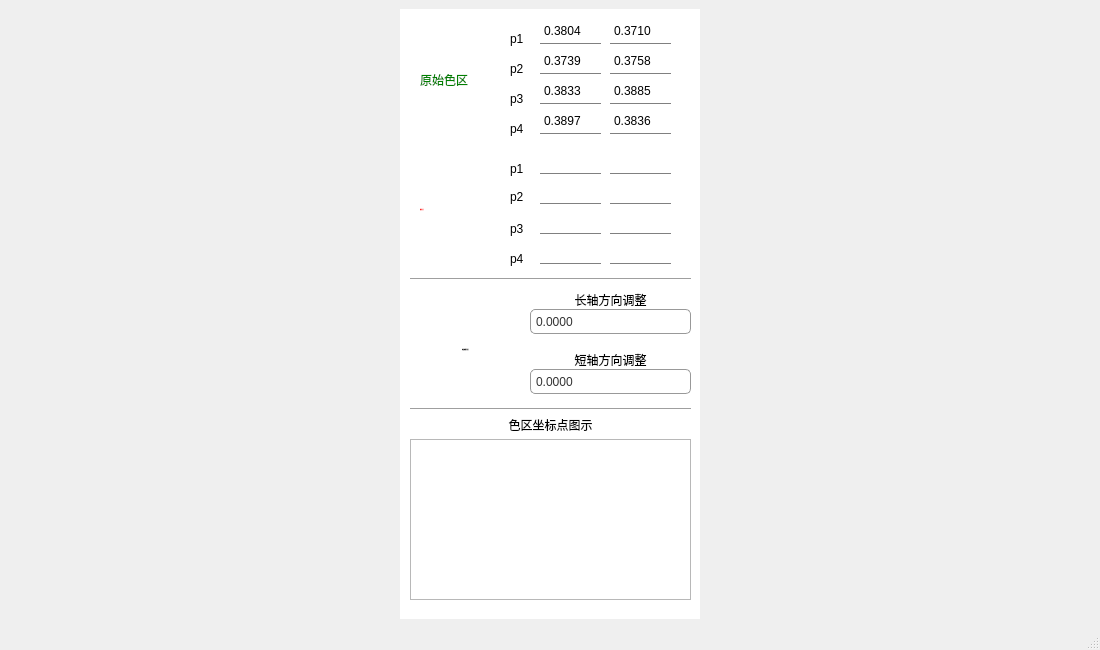
<?xml version="1.0" encoding="UTF-8"?>
<ui version="4.0">
 <class>MainWindow</class>
 <widget class="QMainWindow" name="MainWindow">
  <property name="geometry">
   <rect>
    <x>0</x>
    <y>0</y>
    <width>1100</width>
    <height>650</height>
   </rect>
  </property>
  <property name="minimumSize">
   <size>
    <width>1000</width>
    <height>600</height>
   </size>
  </property>
  <property name="windowTitle">
   <string>色区容限调整</string>
  </property>
  <property name="windowIcon">
   <iconset resource="resources.qrc">
    <normaloff>:/image/color.png</normaloff>:/image/color.png</iconset>
  </property>
  <property name="styleSheet">
   <string notr="true"/>
  </property>
  <widget class="QWidget" name="centralwidget">
   <layout class="QHBoxLayout" name="horizontalLayout_2">
    <item>
     <layout class="QHBoxLayout" name="horizontalLayout">
      <item>
       <widget class="QWidget" name="widget" native="true">
        <property name="minimumSize">
         <size>
          <width>300</width>
          <height>0</height>
         </size>
        </property>
        <property name="maximumSize">
         <size>
          <width>250</width>
          <height>16777215</height>
         </size>
        </property>
        <property name="styleSheet">
         <string notr="true">#widget {
	background-color: rgb(255, 255, 255);
}
QLineEdit {
	border:  none;
	border-bottom: 1px solid grey;
	padding: 2px;
}

QLineEdit:hover {
	 border-bottom: 2px solid lightblue;
}
QLabel {
	font: 15px &quot;楷体&quot;;
}
#label  {
	color: green;
}
#label_2  {
	color: red;
}
QLineEdit {
	font: 14px &quot;楷体&quot;;
}
QComboBox {
    border: 1px solid #999;
    border-radius: 5px;
    background-color: #fff;
    padding: 5px;
    font: 14px &quot;楷体&quot;;
    color: #333;
}
QComboBox::drop-down {
    border: none;
    background: transparent;
}

QComboBox::down-arrow {
	image: url(:/image/arrow.png);
    width: 20px;
    height: 20px;
	margin-right: 10px;
}
QComboBox::item {
    padding: 5px;
}
QComboBox::item:selected {
    background-color: #ff6a00;
    color: white;
}
QScrollBar:vertical {
    width: 0px;
    background: transparent;
}
QScrollBar:horizontal {
    height: 0px;
    background: transparent;
}
#frame {
	border-image: url(:/image/sketch.png);
}</string>
        </property>
        <widget class="QLabel" name="label">
         <property name="geometry">
          <rect>
           <x>20</x>
           <y>50</y>
           <width>61</width>
           <height>41</height>
          </rect>
         </property>
         <property name="text">
          <string>原始色区</string>
         </property>
        </widget>
        <widget class="QLabel" name="label_2">
         <property name="geometry">
          <rect>
           <x>20</x>
           <y>180</y>
           <width>61</width>
           <height>41</height>
          </rect>
         </property>
         <property name="font">
          <font>
           <family>楷体</family>
           <pointsize>-1</pointsize>
           <italic>false</italic>
           <bold>false</bold>
          </font>
         </property>
         <property name="text">
          <string>调整色区</string>
         </property>
        </widget>
        <widget class="QLineEdit" name="p1x">
         <property name="geometry">
          <rect>
           <x>140</x>
           <y>10</y>
           <width>61</width>
           <height>25</height>
          </rect>
         </property>
         <property name="text">
          <string>0.3804</string>
         </property>
         <property name="maxLength">
          <number>6</number>
         </property>
        </widget>
        <widget class="QLineEdit" name="p1y">
         <property name="geometry">
          <rect>
           <x>210</x>
           <y>10</y>
           <width>61</width>
           <height>25</height>
          </rect>
         </property>
         <property name="text">
          <string>0.3710</string>
         </property>
         <property name="maxLength">
          <number>6</number>
         </property>
        </widget>
        <widget class="QLineEdit" name="p2x">
         <property name="geometry">
          <rect>
           <x>140</x>
           <y>40</y>
           <width>61</width>
           <height>25</height>
          </rect>
         </property>
         <property name="text">
          <string>0.3739</string>
         </property>
         <property name="maxLength">
          <number>6</number>
         </property>
        </widget>
        <widget class="QLineEdit" name="p2y">
         <property name="geometry">
          <rect>
           <x>210</x>
           <y>40</y>
           <width>61</width>
           <height>25</height>
          </rect>
         </property>
         <property name="text">
          <string>0.3758</string>
         </property>
         <property name="maxLength">
          <number>6</number>
         </property>
        </widget>
        <widget class="QLineEdit" name="p3x">
         <property name="geometry">
          <rect>
           <x>140</x>
           <y>70</y>
           <width>61</width>
           <height>25</height>
          </rect>
         </property>
         <property name="text">
          <string>0.3833</string>
         </property>
         <property name="maxLength">
          <number>6</number>
         </property>
        </widget>
        <widget class="QLineEdit" name="p3y">
         <property name="geometry">
          <rect>
           <x>210</x>
           <y>70</y>
           <width>61</width>
           <height>25</height>
          </rect>
         </property>
         <property name="text">
          <string>0.3885</string>
         </property>
         <property name="maxLength">
          <number>6</number>
         </property>
        </widget>
        <widget class="QLineEdit" name="p4x">
         <property name="geometry">
          <rect>
           <x>140</x>
           <y>100</y>
           <width>61</width>
           <height>25</height>
          </rect>
         </property>
         <property name="text">
          <string>0.3897</string>
         </property>
         <property name="maxLength">
          <number>6</number>
         </property>
        </widget>
        <widget class="QLineEdit" name="p4y">
         <property name="geometry">
          <rect>
           <x>210</x>
           <y>100</y>
           <width>61</width>
           <height>25</height>
          </rect>
         </property>
         <property name="text">
          <string>0.3836</string>
         </property>
         <property name="maxLength">
          <number>6</number>
         </property>
        </widget>
        <widget class="QLineEdit" name="p1x_2">
         <property name="geometry">
          <rect>
           <x>140</x>
           <y>140</y>
           <width>61</width>
           <height>25</height>
          </rect>
         </property>
         <property name="readOnly">
          <bool>true</bool>
         </property>
        </widget>
        <widget class="QLineEdit" name="p2x_2">
         <property name="geometry">
          <rect>
           <x>140</x>
           <y>170</y>
           <width>61</width>
           <height>25</height>
          </rect>
         </property>
         <property name="readOnly">
          <bool>true</bool>
         </property>
        </widget>
        <widget class="QLineEdit" name="p4x_2">
         <property name="geometry">
          <rect>
           <x>140</x>
           <y>230</y>
           <width>61</width>
           <height>25</height>
          </rect>
         </property>
         <property name="readOnly">
          <bool>true</bool>
         </property>
        </widget>
        <widget class="QLineEdit" name="p4y_2">
         <property name="geometry">
          <rect>
           <x>210</x>
           <y>230</y>
           <width>61</width>
           <height>25</height>
          </rect>
         </property>
         <property name="readOnly">
          <bool>true</bool>
         </property>
        </widget>
        <widget class="QLineEdit" name="p1y_2">
         <property name="geometry">
          <rect>
           <x>210</x>
           <y>140</y>
           <width>61</width>
           <height>25</height>
          </rect>
         </property>
         <property name="readOnly">
          <bool>true</bool>
         </property>
        </widget>
        <widget class="QLineEdit" name="p3x_2">
         <property name="geometry">
          <rect>
           <x>140</x>
           <y>200</y>
           <width>61</width>
           <height>25</height>
          </rect>
         </property>
         <property name="readOnly">
          <bool>true</bool>
         </property>
        </widget>
        <widget class="QLineEdit" name="p2y_2">
         <property name="geometry">
          <rect>
           <x>210</x>
           <y>170</y>
           <width>61</width>
           <height>25</height>
          </rect>
         </property>
         <property name="readOnly">
          <bool>true</bool>
         </property>
        </widget>
        <widget class="QLineEdit" name="p3y_2">
         <property name="geometry">
          <rect>
           <x>210</x>
           <y>200</y>
           <width>61</width>
           <height>25</height>
          </rect>
         </property>
         <property name="readOnly">
          <bool>true</bool>
         </property>
        </widget>
        <widget class="QLabel" name="label_5">
         <property name="geometry">
          <rect>
           <x>110</x>
           <y>20</y>
           <width>31</width>
           <height>19</height>
          </rect>
         </property>
         <property name="text">
          <string>p1</string>
         </property>
        </widget>
        <widget class="QLabel" name="label_6">
         <property name="geometry">
          <rect>
           <x>110</x>
           <y>50</y>
           <width>31</width>
           <height>19</height>
          </rect>
         </property>
         <property name="text">
          <string>p2</string>
         </property>
        </widget>
        <widget class="QLabel" name="label_7">
         <property name="geometry">
          <rect>
           <x>110</x>
           <y>80</y>
           <width>31</width>
           <height>19</height>
          </rect>
         </property>
         <property name="text">
          <string>p3</string>
         </property>
        </widget>
        <widget class="QLabel" name="label_8">
         <property name="geometry">
          <rect>
           <x>110</x>
           <y>110</y>
           <width>31</width>
           <height>19</height>
          </rect>
         </property>
         <property name="text">
          <string>p4</string>
         </property>
        </widget>
        <widget class="QLabel" name="label_9">
         <property name="geometry">
          <rect>
           <x>110</x>
           <y>150</y>
           <width>31</width>
           <height>19</height>
          </rect>
         </property>
         <property name="text">
          <string>p1</string>
         </property>
        </widget>
        <widget class="QLabel" name="label_10">
         <property name="geometry">
          <rect>
           <x>110</x>
           <y>180</y>
           <width>31</width>
           <height>16</height>
          </rect>
         </property>
         <property name="text">
          <string>p2</string>
         </property>
        </widget>
        <widget class="QLabel" name="label_11">
         <property name="geometry">
          <rect>
           <x>110</x>
           <y>210</y>
           <width>31</width>
           <height>19</height>
          </rect>
         </property>
         <property name="text">
          <string>p3</string>
         </property>
        </widget>
        <widget class="QLabel" name="label_12">
         <property name="geometry">
          <rect>
           <x>110</x>
           <y>240</y>
           <width>31</width>
           <height>19</height>
          </rect>
         </property>
         <property name="text">
          <string>p4</string>
         </property>
        </widget>
        <widget class="QComboBox" name="comboBox">
         <property name="geometry">
          <rect>
           <x>130</x>
           <y>300</y>
           <width>161</width>
           <height>25</height>
          </rect>
         </property>
         <item>
          <property name="text">
           <string>0.0000</string>
          </property>
         </item>
         <item>
          <property name="text">
           <string>0.0005</string>
          </property>
         </item>
         <item>
          <property name="text">
           <string>0.0006</string>
          </property>
         </item>
         <item>
          <property name="text">
           <string>0.0007</string>
          </property>
         </item>
         <item>
          <property name="text">
           <string>0.0008</string>
          </property>
         </item>
         <item>
          <property name="text">
           <string>0.0009</string>
          </property>
         </item>
         <item>
          <property name="text">
           <string>0.0010</string>
          </property>
         </item>
         <item>
          <property name="text">
           <string>0.0011</string>
          </property>
         </item>
         <item>
          <property name="text">
           <string>0.0012</string>
          </property>
         </item>
         <item>
          <property name="text">
           <string>0.0013</string>
          </property>
         </item>
         <item>
          <property name="text">
           <string>0.0014</string>
          </property>
         </item>
         <item>
          <property name="text">
           <string>0.0015</string>
          </property>
         </item>
         <item>
          <property name="text">
           <string>0.0016</string>
          </property>
         </item>
        </widget>
        <widget class="QComboBox" name="comboBox_2">
         <property name="geometry">
          <rect>
           <x>130</x>
           <y>360</y>
           <width>161</width>
           <height>25</height>
          </rect>
         </property>
         <item>
          <property name="text">
           <string>0.0000</string>
          </property>
         </item>
         <item>
          <property name="text">
           <string>0.0001</string>
          </property>
         </item>
         <item>
          <property name="text">
           <string>0.0002</string>
          </property>
         </item>
         <item>
          <property name="text">
           <string>0.0003</string>
          </property>
         </item>
         <item>
          <property name="text">
           <string>0.0004</string>
          </property>
         </item>
         <item>
          <property name="text">
           <string>0.0005</string>
          </property>
         </item>
         <item>
          <property name="text">
           <string>0.0006</string>
          </property>
         </item>
         <item>
          <property name="text">
           <string>0.0007</string>
          </property>
         </item>
         <item>
          <property name="text">
           <string>0.0008</string>
          </property>
         </item>
         <item>
          <property name="text">
           <string>0.0009</string>
          </property>
         </item>
         <item>
          <property name="text">
           <string>0.0010</string>
          </property>
         </item>
         <item>
          <property name="text">
           <string>0.0011</string>
          </property>
         </item>
         <item>
          <property name="text">
           <string>0.0012</string>
          </property>
         </item>
        </widget>
        <widget class="QLabel" name="label_13">
         <property name="geometry">
          <rect>
           <x>150</x>
           <y>330</y>
           <width>121</width>
           <height>41</height>
          </rect>
         </property>
         <property name="text">
          <string>短轴方向调整</string>
         </property>
         <property name="alignment">
          <set>Qt::AlignCenter</set>
         </property>
        </widget>
        <widget class="QLabel" name="label_14">
         <property name="geometry">
          <rect>
           <x>150</x>
           <y>270</y>
           <width>121</width>
           <height>41</height>
          </rect>
         </property>
         <property name="text">
          <string>长轴方向调整</string>
         </property>
         <property name="alignment">
          <set>Qt::AlignCenter</set>
         </property>
        </widget>
        <widget class="Line" name="line">
         <property name="geometry">
          <rect>
           <x>10</x>
           <y>260</y>
           <width>281</width>
           <height>20</height>
          </rect>
         </property>
         <property name="orientation">
          <enum>Qt::Horizontal</enum>
         </property>
        </widget>
        <widget class="Line" name="line_2">
         <property name="geometry">
          <rect>
           <x>10</x>
           <y>390</y>
           <width>281</width>
           <height>20</height>
          </rect>
         </property>
         <property name="orientation">
          <enum>Qt::Horizontal</enum>
         </property>
        </widget>
        <widget class="QLabel" name="label_15">
         <property name="geometry">
          <rect>
           <x>90</x>
           <y>400</y>
           <width>121</width>
           <height>31</height>
          </rect>
         </property>
         <property name="text">
          <string>色区坐标点图示</string>
         </property>
         <property name="alignment">
          <set>Qt::AlignCenter</set>
         </property>
        </widget>
        <widget class="QFrame" name="frame">
         <property name="geometry">
          <rect>
           <x>10</x>
           <y>430</y>
           <width>281</width>
           <height>161</height>
          </rect>
         </property>
         <property name="frameShape">
          <enum>QFrame::StyledPanel</enum>
         </property>
         <property name="frameShadow">
          <enum>QFrame::Raised</enum>
         </property>
        </widget>
        <widget class="QLabel" name="label_16">
         <property name="geometry">
          <rect>
           <x>10</x>
           <y>320</y>
           <width>111</width>
           <height>41</height>
          </rect>
         </property>
         <property name="font">
          <font>
           <family>楷体</family>
           <pointsize>-1</pointsize>
           <italic>false</italic>
           <bold>false</bold>
          </font>
         </property>
         <property name="text">
          <string>容限调整控制区</string>
         </property>
         <property name="alignment">
          <set>Qt::AlignCenter</set>
         </property>
        </widget>
       </widget>
      </item>
     </layout>
    </item>
   </layout>
  </widget>
  <widget class="QMenuBar" name="menubar">
   <property name="geometry">
    <rect>
     <x>0</x>
     <y>0</y>
     <width>1100</width>
     <height>21</height>
    </rect>
   </property>
  </widget>
  <widget class="QStatusBar" name="statusbar"/>
 </widget>
 <resources>
  <include location="resources.qrc"/>
 </resources>
 <connections/>
</ui>
